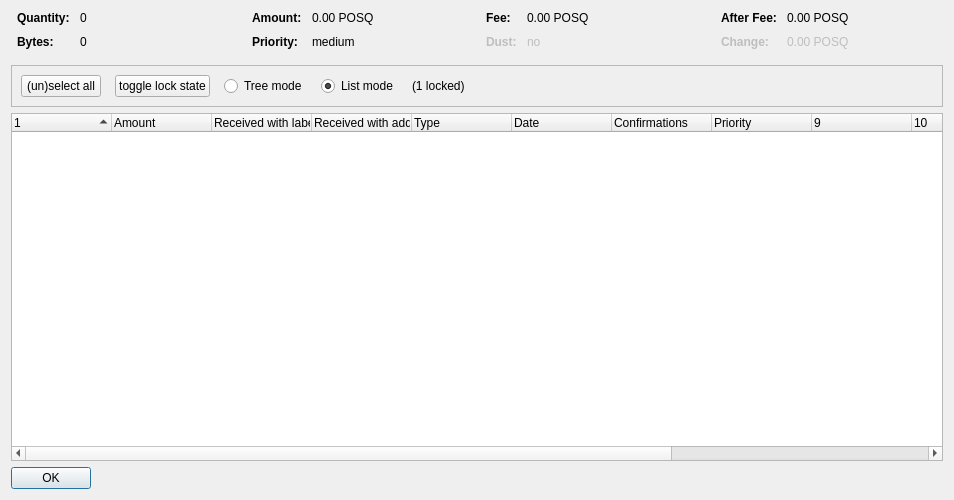
<?xml version="1.0" encoding="UTF-8"?>
<ui version="4.0">
 <class>CoinControlDialog</class>
 <widget class="QDialog" name="CoinControlDialog">
  <property name="geometry">
   <rect>
    <x>0</x>
    <y>0</y>
    <width>954</width>
    <height>500</height>
   </rect>
  </property>
  <property name="windowTitle">
   <string>Coin Selection</string>
  </property>
  <layout class="QVBoxLayout" name="verticalLayout">
   <item>
    <layout class="QHBoxLayout" name="horizontalLayoutTop" stretch="0,0,0,0">
     <property name="topMargin">
      <number>0</number>
     </property>
     <property name="bottomMargin">
      <number>10</number>
     </property>
     <item>
      <layout class="QFormLayout" name="formLayoutCoinControl1">
       <property name="horizontalSpacing">
        <number>10</number>
       </property>
       <property name="verticalSpacing">
        <number>10</number>
       </property>
       <property name="leftMargin">
        <number>6</number>
       </property>
       <property name="rightMargin">
        <number>6</number>
       </property>
       <item row="0" column="0">
        <widget class="QLabel" name="labelCoinControlQuantityText">
         <property name="font">
          <font>
           <weight>75</weight>
           <bold>true</bold>
          </font>
         </property>
         <property name="text">
          <string>Quantity:</string>
         </property>
        </widget>
       </item>
       <item row="0" column="1">
        <widget class="QLabel" name="labelCoinControlQuantity">
         <property name="cursor">
          <cursorShape>IBeamCursor</cursorShape>
         </property>
         <property name="contextMenuPolicy">
          <enum>Qt::ActionsContextMenu</enum>
         </property>
         <property name="text">
          <string notr="true">0</string>
         </property>
         <property name="textInteractionFlags">
          <set>Qt::LinksAccessibleByMouse|Qt::TextSelectableByKeyboard|Qt::TextSelectableByMouse</set>
         </property>
        </widget>
       </item>
       <item row="1" column="0">
        <widget class="QLabel" name="labelCoinControlBytesText">
         <property name="font">
          <font>
           <weight>75</weight>
           <bold>true</bold>
          </font>
         </property>
         <property name="text">
          <string>Bytes:</string>
         </property>
        </widget>
       </item>
       <item row="1" column="1">
        <widget class="QLabel" name="labelCoinControlBytes">
         <property name="cursor">
          <cursorShape>IBeamCursor</cursorShape>
         </property>
         <property name="contextMenuPolicy">
          <enum>Qt::ActionsContextMenu</enum>
         </property>
         <property name="text">
          <string notr="true">0</string>
         </property>
         <property name="textInteractionFlags">
          <set>Qt::LinksAccessibleByMouse|Qt::TextSelectableByKeyboard|Qt::TextSelectableByMouse</set>
         </property>
        </widget>
       </item>
      </layout>
     </item>
     <item>
      <layout class="QFormLayout" name="formLayoutCoinControl2">
       <property name="horizontalSpacing">
        <number>10</number>
       </property>
       <property name="verticalSpacing">
        <number>10</number>
       </property>
       <property name="leftMargin">
        <number>6</number>
       </property>
       <property name="rightMargin">
        <number>6</number>
       </property>
       <item row="0" column="0">
        <widget class="QLabel" name="labelCoinControlAmountText">
         <property name="font">
          <font>
           <weight>75</weight>
           <bold>true</bold>
          </font>
         </property>
         <property name="text">
          <string>Amount:</string>
         </property>
        </widget>
       </item>
       <item row="0" column="1">
        <widget class="QLabel" name="labelCoinControlAmount">
         <property name="cursor">
          <cursorShape>IBeamCursor</cursorShape>
         </property>
         <property name="contextMenuPolicy">
          <enum>Qt::ActionsContextMenu</enum>
         </property>
         <property name="text">
          <string notr="true">0.00 POSQ</string>
         </property>
         <property name="textInteractionFlags">
          <set>Qt::LinksAccessibleByMouse|Qt::TextSelectableByKeyboard|Qt::TextSelectableByMouse</set>
         </property>
        </widget>
       </item>
       <item row="1" column="0">
        <widget class="QLabel" name="labelCoinControlPriorityText">
         <property name="font">
          <font>
           <weight>75</weight>
           <bold>true</bold>
          </font>
         </property>
         <property name="text">
          <string>Priority:</string>
         </property>
        </widget>
       </item>
       <item row="1" column="1">
        <widget class="QLabel" name="labelCoinControlPriority">
         <property name="cursor">
          <cursorShape>IBeamCursor</cursorShape>
         </property>
         <property name="contextMenuPolicy">
          <enum>Qt::ActionsContextMenu</enum>
         </property>
         <property name="text">
          <string>medium</string>
         </property>
         <property name="textInteractionFlags">
          <set>Qt::LinksAccessibleByMouse|Qt::TextSelectableByKeyboard|Qt::TextSelectableByMouse</set>
         </property>
        </widget>
       </item>
      </layout>
     </item>
     <item>
      <layout class="QFormLayout" name="formLayoutCoinControl3">
       <property name="horizontalSpacing">
        <number>10</number>
       </property>
       <property name="verticalSpacing">
        <number>10</number>
       </property>
       <property name="leftMargin">
        <number>6</number>
       </property>
       <property name="rightMargin">
        <number>6</number>
       </property>
       <item row="0" column="0">
        <widget class="QLabel" name="labelCoinControlFeeText">
         <property name="font">
          <font>
           <weight>75</weight>
           <bold>true</bold>
          </font>
         </property>
         <property name="text">
          <string>Fee:</string>
         </property>
        </widget>
       </item>
       <item row="0" column="1">
        <widget class="QLabel" name="labelCoinControlFee">
         <property name="cursor">
          <cursorShape>IBeamCursor</cursorShape>
         </property>
         <property name="contextMenuPolicy">
          <enum>Qt::ActionsContextMenu</enum>
         </property>
         <property name="text">
          <string notr="true">0.00 POSQ</string>
         </property>
         <property name="textInteractionFlags">
          <set>Qt::LinksAccessibleByMouse|Qt::TextSelectableByKeyboard|Qt::TextSelectableByMouse</set>
         </property>
        </widget>
       </item>
       <item row="1" column="0">
        <widget class="QLabel" name="labelCoinControlLowOutputText">
         <property name="enabled">
          <bool>false</bool>
         </property>
         <property name="font">
          <font>
           <weight>75</weight>
           <bold>true</bold>
          </font>
         </property>
         <property name="text">
          <string>Dust:</string>
         </property>
        </widget>
       </item>
       <item row="1" column="1">
        <widget class="QLabel" name="labelCoinControlLowOutput">
         <property name="enabled">
          <bool>false</bool>
         </property>
         <property name="cursor">
          <cursorShape>IBeamCursor</cursorShape>
         </property>
         <property name="contextMenuPolicy">
          <enum>Qt::ActionsContextMenu</enum>
         </property>
         <property name="text">
          <string>no</string>
         </property>
         <property name="textInteractionFlags">
          <set>Qt::LinksAccessibleByMouse|Qt::TextSelectableByKeyboard|Qt::TextSelectableByMouse</set>
         </property>
        </widget>
       </item>
      </layout>
     </item>
     <item>
      <layout class="QFormLayout" name="formLayoutCoinControl4">
       <property name="horizontalSpacing">
        <number>10</number>
       </property>
       <property name="verticalSpacing">
        <number>10</number>
       </property>
       <property name="leftMargin">
        <number>6</number>
       </property>
       <property name="rightMargin">
        <number>6</number>
       </property>
       <item row="0" column="0">
        <widget class="QLabel" name="labelCoinControlAfterFeeText">
         <property name="font">
          <font>
           <weight>75</weight>
           <bold>true</bold>
          </font>
         </property>
         <property name="text">
          <string>After Fee:</string>
         </property>
        </widget>
       </item>
       <item row="0" column="1">
        <widget class="QLabel" name="labelCoinControlAfterFee">
         <property name="cursor">
          <cursorShape>IBeamCursor</cursorShape>
         </property>
         <property name="contextMenuPolicy">
          <enum>Qt::ActionsContextMenu</enum>
         </property>
         <property name="text">
          <string notr="true">0.00 POSQ</string>
         </property>
         <property name="textInteractionFlags">
          <set>Qt::LinksAccessibleByMouse|Qt::TextSelectableByKeyboard|Qt::TextSelectableByMouse</set>
         </property>
        </widget>
       </item>
       <item row="1" column="0">
        <widget class="QLabel" name="labelCoinControlChangeText">
         <property name="enabled">
          <bool>false</bool>
         </property>
         <property name="font">
          <font>
           <weight>75</weight>
           <bold>true</bold>
          </font>
         </property>
         <property name="text">
          <string>Change:</string>
         </property>
        </widget>
       </item>
       <item row="1" column="1">
        <widget class="QLabel" name="labelCoinControlChange">
         <property name="enabled">
          <bool>false</bool>
         </property>
         <property name="cursor">
          <cursorShape>IBeamCursor</cursorShape>
         </property>
         <property name="contextMenuPolicy">
          <enum>Qt::ActionsContextMenu</enum>
         </property>
         <property name="text">
          <string notr="true">0.00 POSQ</string>
         </property>
         <property name="textInteractionFlags">
          <set>Qt::LinksAccessibleByMouse|Qt::TextSelectableByKeyboard|Qt::TextSelectableByMouse</set>
         </property>
        </widget>
       </item>
      </layout>
     </item>
    </layout>
   </item>
   <item>
    <widget class="QFrame" name="frame">
     <property name="minimumSize">
      <size>
       <width>0</width>
       <height>40</height>
      </size>
     </property>
     <property name="frameShape">
      <enum>QFrame::StyledPanel</enum>
     </property>
     <property name="frameShadow">
      <enum>QFrame::Sunken</enum>
     </property>
     <layout class="QHBoxLayout" name="horizontalLayout">
      <item>
       <layout class="QHBoxLayout" name="horizontalLayoutPanel" stretch="0,0,0,0,0,0">
        <property name="spacing">
         <number>14</number>
        </property>
        <item>
         <widget class="QPushButton" name="pushButtonSelectAll">
          <property name="sizePolicy">
           <sizepolicy hsizetype="Maximum" vsizetype="Fixed">
            <horstretch>0</horstretch>
            <verstretch>0</verstretch>
           </sizepolicy>
          </property>
          <property name="text">
           <string>(un)select all</string>
          </property>
          <property name="autoDefault">
           <bool>false</bool>
          </property>
         </widget>
        </item>
        <item>
         <widget class="QPushButton" name="pushButtonToggleLock">
          <property name="sizePolicy">
           <sizepolicy hsizetype="Maximum" vsizetype="Fixed">
            <horstretch>0</horstretch>
            <verstretch>0</verstretch>
           </sizepolicy>
          </property>
          <property name="text">
           <string>toggle lock state</string>
          </property>
          <property name="autoDefault">
           <bool>false</bool>
          </property>
         </widget>
        </item>
        <item>
         <widget class="QRadioButton" name="radioTreeMode">
          <property name="sizePolicy">
           <sizepolicy hsizetype="Maximum" vsizetype="Fixed">
            <horstretch>0</horstretch>
            <verstretch>0</verstretch>
           </sizepolicy>
          </property>
          <property name="text">
           <string>Tree mode</string>
          </property>
         </widget>
        </item>
        <item>
         <widget class="QRadioButton" name="radioListMode">
          <property name="sizePolicy">
           <sizepolicy hsizetype="Maximum" vsizetype="Fixed">
            <horstretch>0</horstretch>
            <verstretch>0</verstretch>
           </sizepolicy>
          </property>
          <property name="text">
           <string>List mode</string>
          </property>
          <property name="checked">
           <bool>true</bool>
          </property>
         </widget>
        </item>
        <item>
         <widget class="QLabel" name="labelLocked">
          <property name="text">
           <string>(1 locked)</string>
          </property>
         </widget>
        </item>
        <item>
         <spacer name="horizontalSpacer">
          <property name="orientation">
           <enum>Qt::Horizontal</enum>
          </property>
          <property name="sizeHint" stdset="0">
           <size>
            <width>40</width>
            <height>20</height>
           </size>
          </property>
         </spacer>
        </item>
       </layout>
      </item>
     </layout>
    </widget>
   </item>
   <item>
    <widget class="CoinControlTreeWidget" name="treeWidget">
     <property name="contextMenuPolicy">
      <enum>Qt::CustomContextMenu</enum>
     </property>
     <property name="sortingEnabled">
      <bool>false</bool>
     </property>
     <property name="columnCount">
      <number>13</number>
     </property>
     <attribute name="headerShowSortIndicator" stdset="0">
      <bool>true</bool>
     </attribute>
     <attribute name="headerStretchLastSection">
      <bool>false</bool>
     </attribute>
     <column>
      <property name="text">
       <string/>
      </property>
     </column>
     <column>
      <property name="text">
       <string>Amount</string>
      </property>
     </column>
     <column>
      <property name="text">
       <string>Received with label</string>
      </property>
     </column>
     <column>
      <property name="text">
       <string>Received with address</string>
      </property>
     </column>
     <column>
      <property name="text">
	<string>Type</string>
      </property>
     </column>
     <column>
      <property name="text">	 
       <string>Date</string>
      </property>
     </column>
     <column>
      <property name="text">
       <string>Confirmations</string>
      </property>
      <property name="toolTip">
       <string>Confirmed</string>
      </property>
     </column>
     <column>
      <property name="text">
       <string>Priority</string>
      </property>
     </column>
     <column>
      <property name="text">
       <string/>
      </property>
     </column>
     <column>
      <property name="text">
       <string/>
      </property>
     </column>
     <column>
      <property name="text">
       <string/>
      </property>
     </column>
     <column>
      <property name="text">
       <string/>
      </property>
     </column>
     <column>
      <property name="text">
       <string/>
      </property>
     </column>
    </widget>
   </item>
   <item>
    <widget class="QDialogButtonBox" name="buttonBox">
     <property name="sizePolicy">
      <sizepolicy hsizetype="Maximum" vsizetype="Fixed">
       <horstretch>0</horstretch>
       <verstretch>0</verstretch>
      </sizepolicy>
     </property>
     <property name="orientation">
      <enum>Qt::Horizontal</enum>
     </property>
     <property name="standardButtons">
      <set>QDialogButtonBox::Ok</set>
     </property>
    </widget>
   </item>
  </layout>
 </widget>
 <customwidgets>
  <customwidget>
   <class>CoinControlTreeWidget</class>
   <extends>QTreeWidget</extends>
   <header>coincontroltreewidget.h</header>
  </customwidget>
 </customwidgets>
 <resources/>
 <connections/>
</ui>
